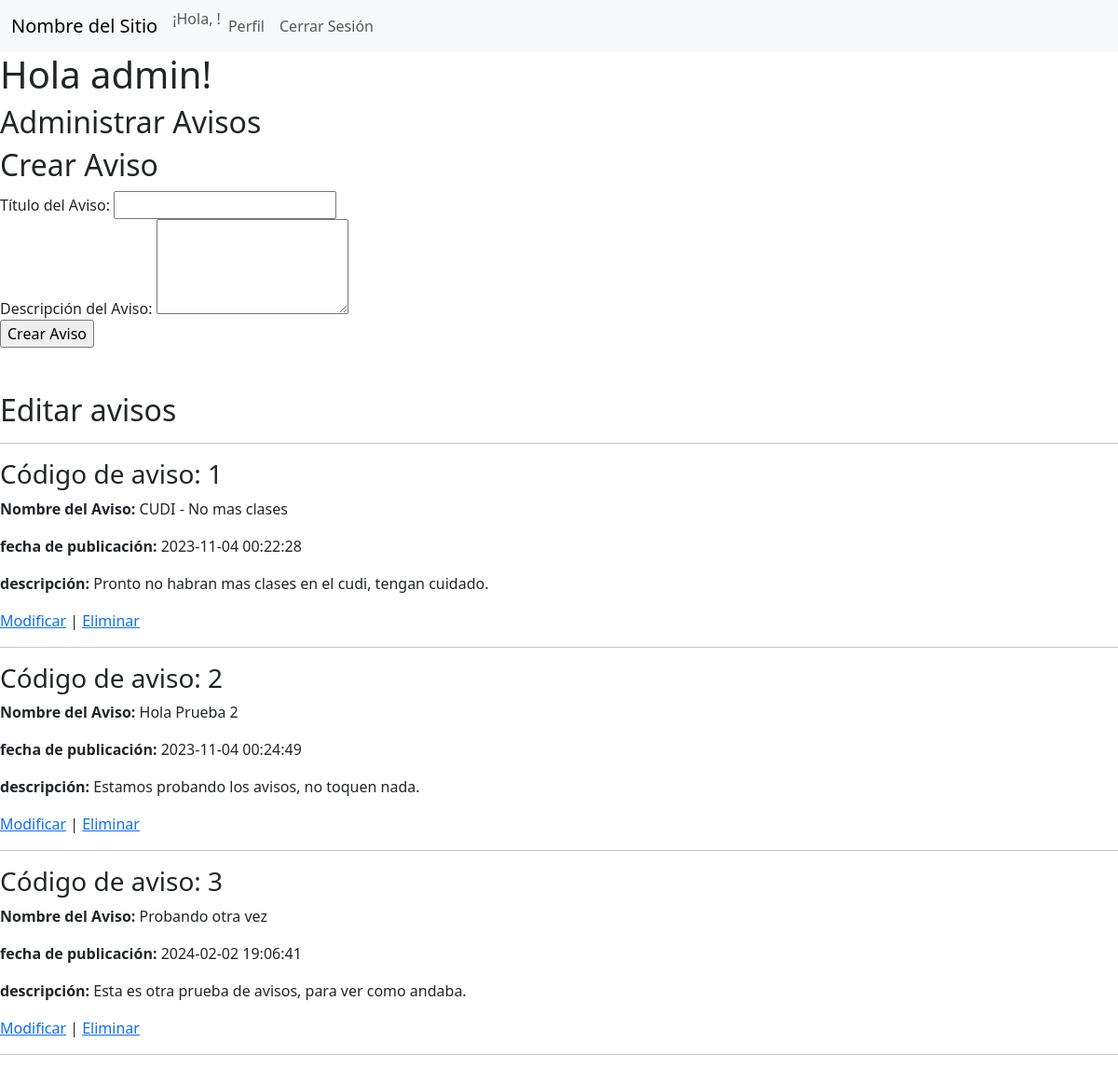
The page /admin/avisos/admin_avisos.php on the database its author committed.
### tables this page shows
CREATE TABLE `avisos` (
  `id_aviso` int(11) NOT NULL,
  `titulo` varchar(150) NOT NULL,
  `descripcion` text NOT NULL,
  `fecha_publicacion` timestamp NOT NULL DEFAULT current_timestamp()
);

### admin/avisos/admin_avisos.php (the view, shortened to what this page needs)
<!DOCTYPE html>
<html lang="en">
<head>
    <link rel="stylesheet" href="css/bootstrap.min.css">
    <link rel="stylesheet" href="css/estilos.css">
</head>
<body>
    <header>
        <nav class="navbar navbar-expand-lg navbar-light bg-light">
            <div class="container-fluid">
                <a class="navbar-brand" href="#">Nombre del Sitio</a>
                <div class="collapse navbar-collapse" id="navbarNav">
                    <ul class="navbar-nav ml-auto">
                        <li class="nav-item">
                            <span class="navbar-text">
                                ¡Hola, <?php echo $nombre_usuario; ?>!
                            </span>
                        </li>
                        <li class="nav-item">
                            <a class="nav-link" href="perfil_alumno.php">Perfil</a>
                        </li>
                        <li class="nav-item">
                            <form method="post" action="../../php/cerrar_sesion.php">
                                <button type="submit" name="cerrar_sesion" class="nav-link btn btn-link">Cerrar Sesión</button>
                            </form>
                        </li>
                    </ul>
                </div>
            </div>
        </nav>
    </header>
    <h1>Hola admin!</h1>
    <?php
        include('../../php/conexion.php');
    ?>
    <h2>Administrar Avisos</h2>
    <h2>Crear Aviso</h2>
    <form action="procesar_creacion_aviso.php" method="post">
        <label for="titulo">Título del Aviso:</label>
        <input type="text" name="titulo" required><br>
        <label for="descripcion">Descripción del Aviso:</label>
        <textarea name="descripcion" rows="4" required></textarea><br>
        <input type="submit" value="Crear Aviso">
    </form>
    <br>
    <br>
    <h2>Editar avisos</h2>
    <hr>
    <?php
        $sqlAvisos = "SELECT * FROM avisos";
        $resultado = $conexion->query($sqlAvisos);
        if ($resultado) {
            if ($resultado->num_rows > 0) {
                while ($fila = $resultado->fetch_assoc()) {
                    echo "<h3>Código de aviso: " . $fila['id_aviso'] . "</h3>";
                    echo "<p><strong>Nombre del Aviso:</strong> " . $fila['titulo'] . "</p>";
                    echo "<p><strong>fecha de publicación:</strong> " . $fila['fecha_publicacion'] . "</p>";
                    echo "<p><strong>descripción:</strong> " . $fila['descripcion'] . "</p>";
                    echo "<p><a href='editar_aviso.php?id=" . $fila['id_aviso'] . "'>Modificar</a> | <a href='procesar_eliminacion_aviso.php?id=" . $fila['id_aviso'] . "' class='eliminar-link'>Eliminar</a></p>";
                    echo "<hr>";
                }
            } else {
                echo "No hay avisos.";
            }
        } else {
            echo "Error en la consulta: " . mysqli_error($conexion);
        }
    ?>
</body>
</html>

### css/estilos.css (style rules this page uses)
header { position: sticky; top: 0; z-index: 1000; }
.navbar-nav .nav-link { position: relative; transition: background-color 0.3s, color 0.3s; text-decoration: none; }
.navbar-nav .nav-link::after { content: ''; position: absolute; bottom: -2px; left: 0; width: 100%; height: 2px; background-color: transparent; transition: background-color 0.3s; }

### rows shown on the page
avisos: id_aviso "1", titulo "CUDI - No mas clases", fecha_publicacion "2023-11-04 00:22:28", descripcion "Pronto no habran mas clases en el cudi, tengan cuidado."
avisos: id_aviso "2", titulo "Hola Prueba 2", fecha_publicacion "2023-11-04 00:24:49", descripcion "Estamos probando los avisos, no toquen nada."
avisos: id_aviso "3", titulo "Probando otra vez", fecha_publicacion "2024-02-02 19:06:41", descripcion "Esta es otra prueba de avisos, para ver como andaba."
